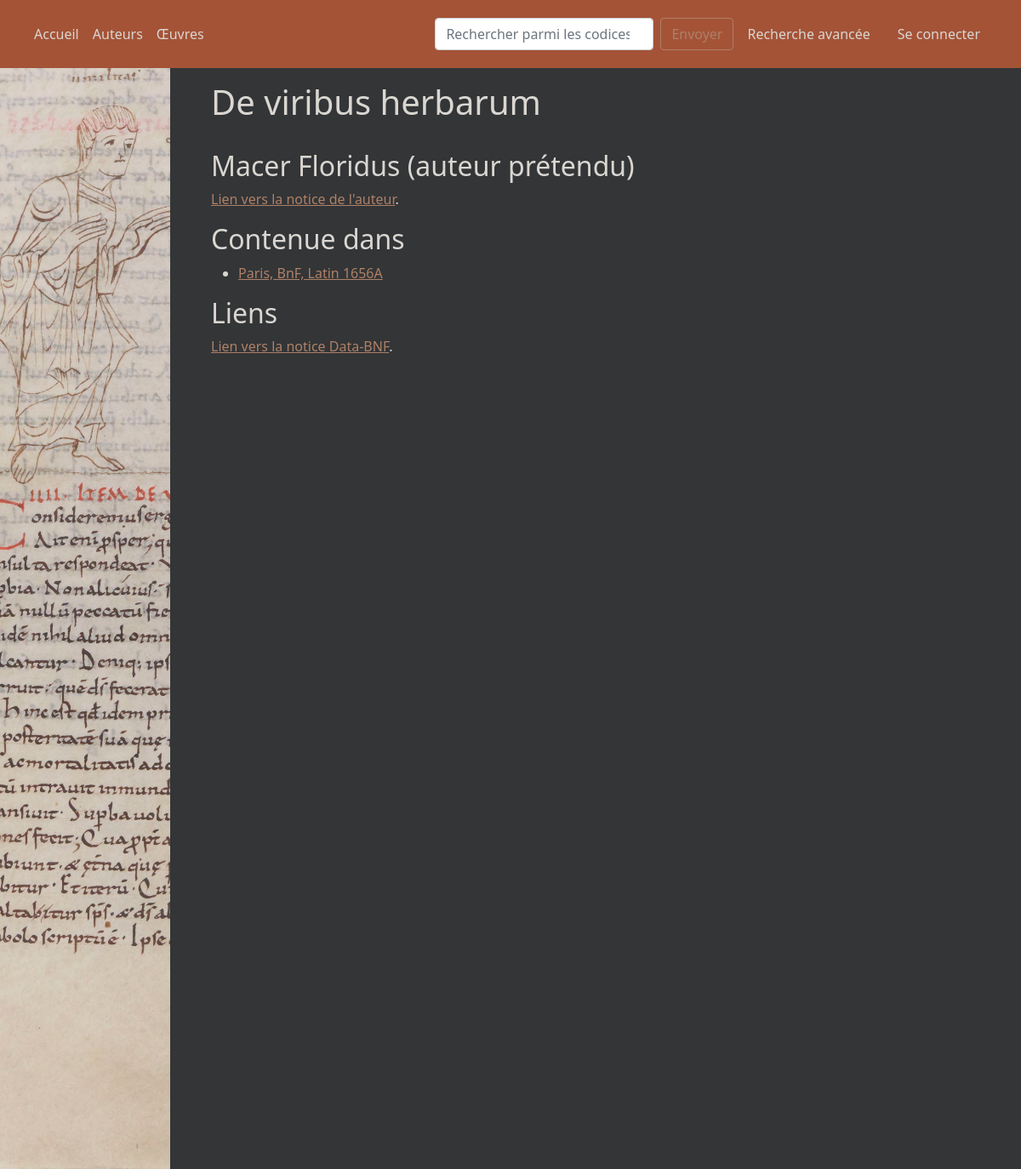
/pages/oeuvre/28, run on an earlier commit of the app's database.
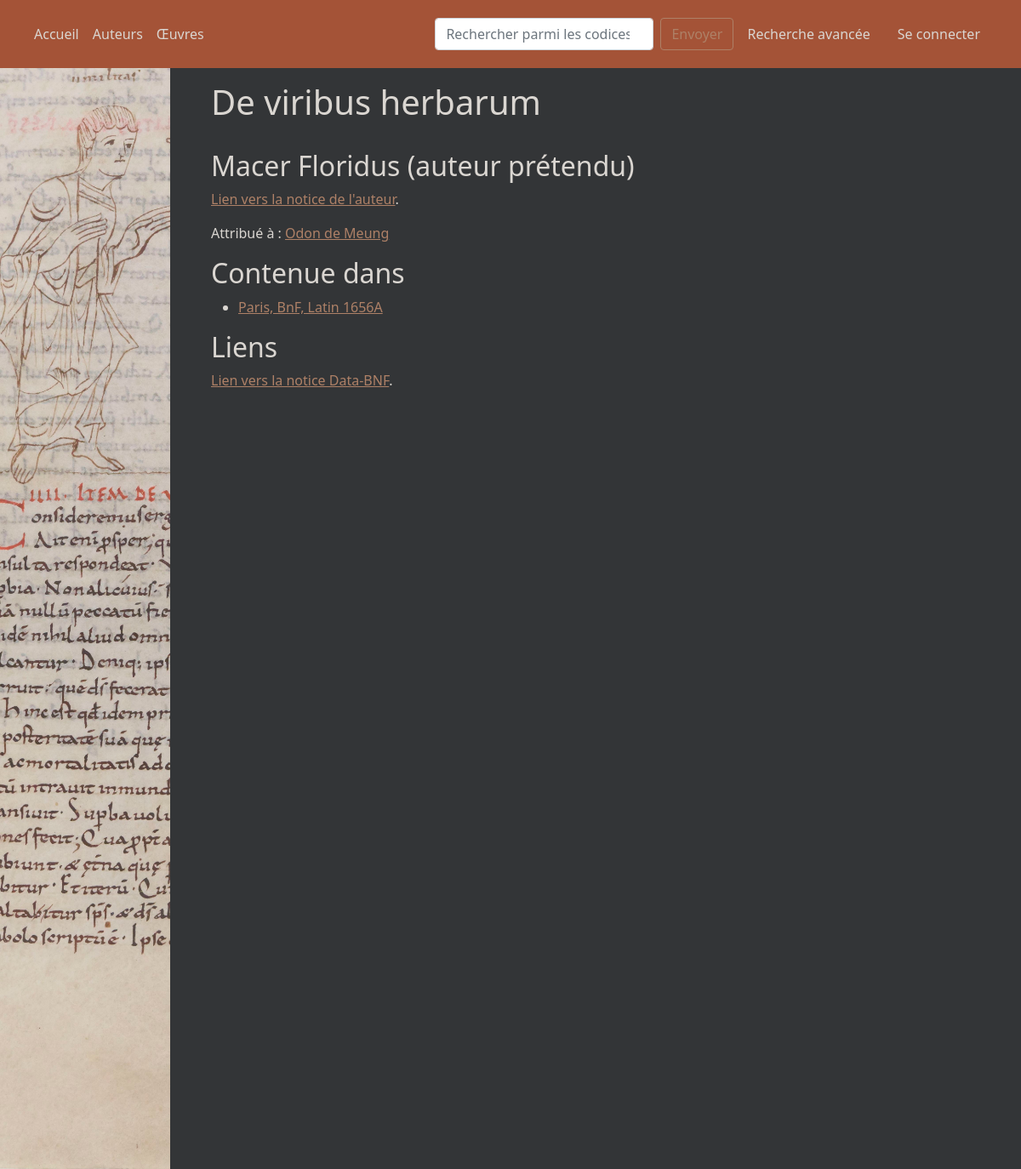
And on a later commit of the database.
### app/modeles/classes.py (models this page shows, shortened)
class Oeuvres(db.Model):
    id = db.Column(db.Integer, unique=True, nullable=False, primary_key=True)
    titre = db.Column(db.Text, nullable=False)
    data_bnf = db.Column(db.Integer, nullable=True)
    partie_de = db.Column(db.Boolean, nullable=True)
    auteur = db.Column(db.Integer, db.ForeignKey("personnes.id"))
    lien_auteur = db.relationship("Personnes", back_populates="oeuvres_aut", foreign_keys=auteur)
    attr = db.Column(db.Integer, db.ForeignKey("personnes.id"))
    lien_attr = db.relationship("Personnes", back_populates="oeuvres_attr", foreign_keys=attr)
    contenu_defini_par = db.relationship("Contient", back_populates="a_pour_oeuvre")

class Personnes(db.Model):
    id = db.Column(db.Integer, primary_key=True)
    nom = db.Column(db.Text, nullable=False)
    data_bnf = db.Column(db.Integer, nullable=True)
    oeuvres_aut = db.relationship("Oeuvres", back_populates="lien_auteur", foreign_keys=Oeuvres.auteur)
    oeuvres_attr = db.relationship("Oeuvres", back_populates="lien_attr", foreign_keys=Oeuvres.attr)

### app/routes/routes.py (the view)
@app.route("/pages/oeuvre/<int:id>")
def noticeOeuvre(id):
    oeuvre = Oeuvres.query.get_or_404(id)
    toutesOeuvres = json.loads(toutesOeuvresJson())
    for item in toutesOeuvres:
        if item["oeuvre_id"] == id:
            dictOeuvre = item
    return render_template("pages/oeuvre.html", dictOeuvre=dictOeuvre, titre=dictOeuvre["titre"])

### app/modeles/traitements.py (called while the page is built, shortened)
def codexLabel(code_id):
    cote = Codices.query.get(code_id).cote
    lieu_conservation = Codices.query.get(code_id).lieu_conservation
    if lieu_conservation.label == "Bibliothèque nationale de France":
        lieu_conservation = lieu_conservation.localite + ", BnF"
    else:
        lieu_conservation = lieu_conservation.localite + ", " + lieu_conservation.label
    label = f"{lieu_conservation}, {cote}"
    dico = {
        "codex_id": code_id,
        "label": label
    }
    return dico

def personneLabel(idPersonne, forme=["court", "long"]):
    nomPersonne = Personnes.query.get(idPersonne).nom
    if not "(" in nomPersonne:
        return nomPersonne
    else:
        sansChiffre = True
        for chiffre in "0123456789":
            if chiffre in nomPersonne:
                sansChiffre = False
        if sansChiffre:
            return nomPersonne
    if idPersonne == 15:
        if forme == "long":
            return "Odon de Meung (XIe siècle)"
    if forme == "court":
        if nomPersonne.split("(")[1][0] not in "0123456789":
            role = nomPersonne.split("(")[1].split(",")[0]
            nom = f"{nomPersonne.split('(')[0][:-1]} ({role})"
        else:
            nom = f"{nomPersonne.split('(')[0][:-1]}"
        return nom
    else:
        print('''Le paramètre forme n'accepte que les valeurs "long" et "court"''')
        return None

def oeuvreDict(id):
    objetOeuvre = Oeuvres.query.get(id)
    dico = {
        "oeuvre_id": objetOeuvre.id,
        "titre": objetOeuvre.titre,
        "data.bnf": objetOeuvre.data_bnf,
        "partie_de": objetOeuvre.partie_de,
    }
    if objetOeuvre.lien_auteur:
        dico["auteur_id"] = objetOeuvre.lien_auteur.id
        dico["auteur"] = personneLabel(objetOeuvre.lien_auteur.id, "court")
        dico["auteur_ark"] = objetOeuvre.lien_auteur.data_bnf
    else:
        dico["auteur"] = None
    if objetOeuvre.lien_attr:
        dico["attr_id"] = objetOeuvre.lien_attr.id
        dico["attr"] = personneLabel(objetOeuvre.lien_attr.id, "court")
        dico["attr_ark"] = objetOeuvre.lien_attr.data_bnf
    else:
        dico["attr"] = None
    return dico

def conservationDict(codex_id):
    objetCodex = Codices.query.get(codex_id)
    dico = {
        "lieu_id": objetCodex.lieu_conservation.id,
        "localite": objetCodex.lieu_conservation.localite,
        "label": objetCodex.lieu_conservation.label
    }
    return dico

### app/templates/pages/oeuvre.html (shortened to what this page needs)
{% extends "conteneur.html" %}
{% block corps %}
    <h1>{{ titre }}</h1>
    <br>
    {% if dictOeuvre["auteur"] or dictOeuvre["attr"] %}
        {% if dictOeuvre["auteur"] %}
            <h2>{{ dictOeuvre["auteur"] }}</h2>
            <p><a href="{{ url_for('noticePersonne', id=dictOeuvre["auteur_id"]) }}">Lien vers la notice de l'auteur</a>.</p>
        {% endif %}
        {% if dictOeuvre["attr"] %}
            <p>Attribué à : <a href="{{ url_for('noticePersonne', id=dictOeuvre["attr_id"]) }}">{{ dictOeuvre["attr"] }}</a></p>
        {% endif %}
    {% endif %}
    <h2>Contenue dans</h2>
    {% for codex in dictOeuvre["contenue_dans"] %}
        <ul>
            <li><a href="{{ url_for('notice_codex', num=codex["codex_id"])}}">{{codex["label"]}}</a></li>
        </ul>
    {% endfor %}
    {% if dictOeuvre["data.bnf"] %}
        <h2>Liens</h2>
        <p><a href="https://data.bnf.fr/{{ dictOeuvre['data.bnf'] }}">Lien vers la notice Data-BNF</a>.</p>
    {% endif %}
{% endblock %}

### app/templates/conteneur.html (shortened to what this page needs)
<!DOCTYPE html>
<html lang="fr">
<head>
    <link rel="stylesheet" href="{{ url_for('static', filename='bootstrap-5.1.3-dist/css/bootstrap.css') }}">
    <link rel="stylesheet" href="{{ url_for('static', filename='css/moissac1.css') }}">
</head>
<body>
<header>
    <nav class="navbar navbar-expand-lg">
        <div class="container-fluid">
            <div class="collapse navbar-collapse" id="navbarScroll">
                <ul class="navbar-nav me-auto my-2 my-lg-0 navbar-nav-scroll" style="--bs-scroll-height: 100px;">
                    <li class="nav-item">
                        <a class="nav-link active" href="{{ url_for('accueil') }}">Accueil</a>
                    </li>
                    <li class="nav-item">
                        <a class="nav-link active" aria-current="page" href="{{ url_for('indexAuteurs')}}">Auteurs</a>
                    </li>
                    <li class="nav-item">
                        <a class="nav-link active" aria-current="page" href="{{ url_for('indexOeuvres')}}">Œuvres</a>
                    </li>
                </ul>
                <form class="d-flex" method="GET" action="{{url_for("recherche", typeRecherche="simple")}}">
                    <input class="form-control me-2" type="search" title="Recherche inclusive. La conjonction ET permet de la rendre exclusive." placeholder="Rechercher parmi les codices" aria-label="Search" name="keyword">
                    <button class="btn btn-outline-success" type="submit" role="button">Envoyer</button>
                </form>
                <div class="nav-item">
                    <a class="nav-link active" aria-current="page" href="{{ url_for('recherche', typeRecherche="avancee")}}">Recherche avancée</a>
                </div>
                {% if not current_user.is_authenticated %}
                    <div class="nav-item">
                        <a class="nav-link active" aria-current="page" method="GET" href="{{ url_for('connexion')}}">Se connecter</a>
                    </div>
                {% else %}
                    <div class="nav-item">
                        <a class="nav-link active" aria-current="page" href="{{ url_for('deconnexion')}}">Se déconnecter</a>
                    </div>
                {% endif %}
            </div>
        </div>
    </nav>
</header>
<div class="container-fluid">
    <div class="row">
        <nav id="lateral" class="col-md-2">
            <img class="humilite" src="{{ url_for('static', filename='img/btv1b105254751_f336-c.jpg')}}"
                 alt="Latin 2077 : Humilité">
        </nav>
        <main role="main" class="col-md-9 ml-sm-auto col-lg-10 pt-3 px-4">
            <div class="container">
                {% block corps %}
                {% endblock %}
            </div>
        </main>
    </div>
</div>
</body>
</html>

### app/static/css/moissac1.css (style rules this page uses)
body { font-family: system-ui, -apple-system, "Segoe UI", Roboto, "Helvetica Neue", Arial, "Noto Sans", "Liberation Sans", sans-serif, "Apple Color Emoji", "Segoe UI Emoji", "Segoe UI Symbol", "Noto Color Emoji"; }
.row { background-color: #333537; }
#lateral { background-color: #d5c6b8; padding: 0px; }
main { color: #dad6d1; background-color: #333537; }
.humilite { max-width: 100%; }
.container { margin-left: 0px; }
.navbar { background-color: #a45337; padding: 20px; }
.navbar a { color: #dad6d1; }
.btn-outline-success { color: #ae8167; border-color: #ae8167; }
a { color: #ae8167; }

What changed in the data, as far as the page shows it:
added Personnes: attr "Odon de Meung"
Also different on the page:
text now shown: "Attribué à :"
